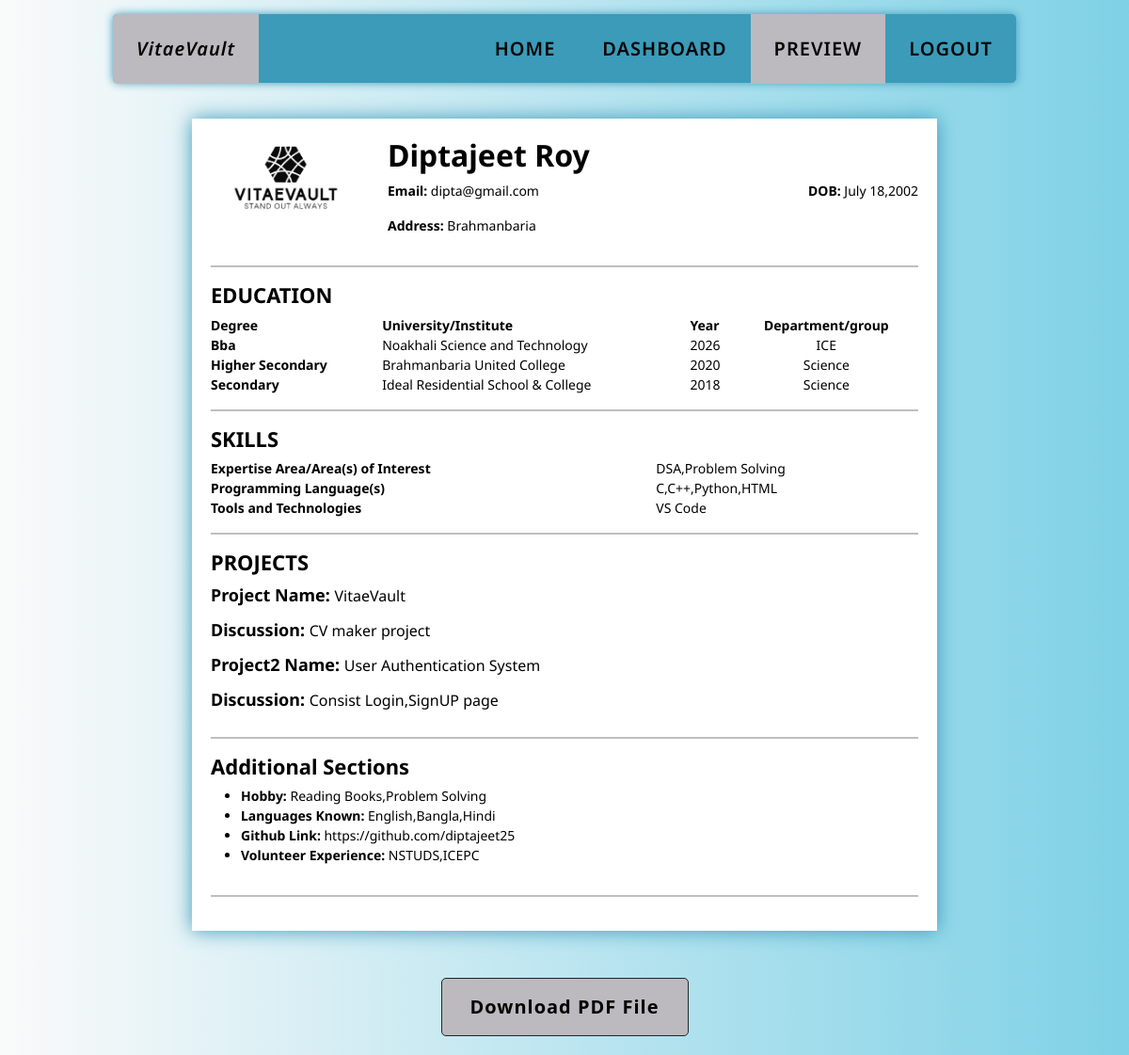
The app's page /preview/ (signed in), older data.
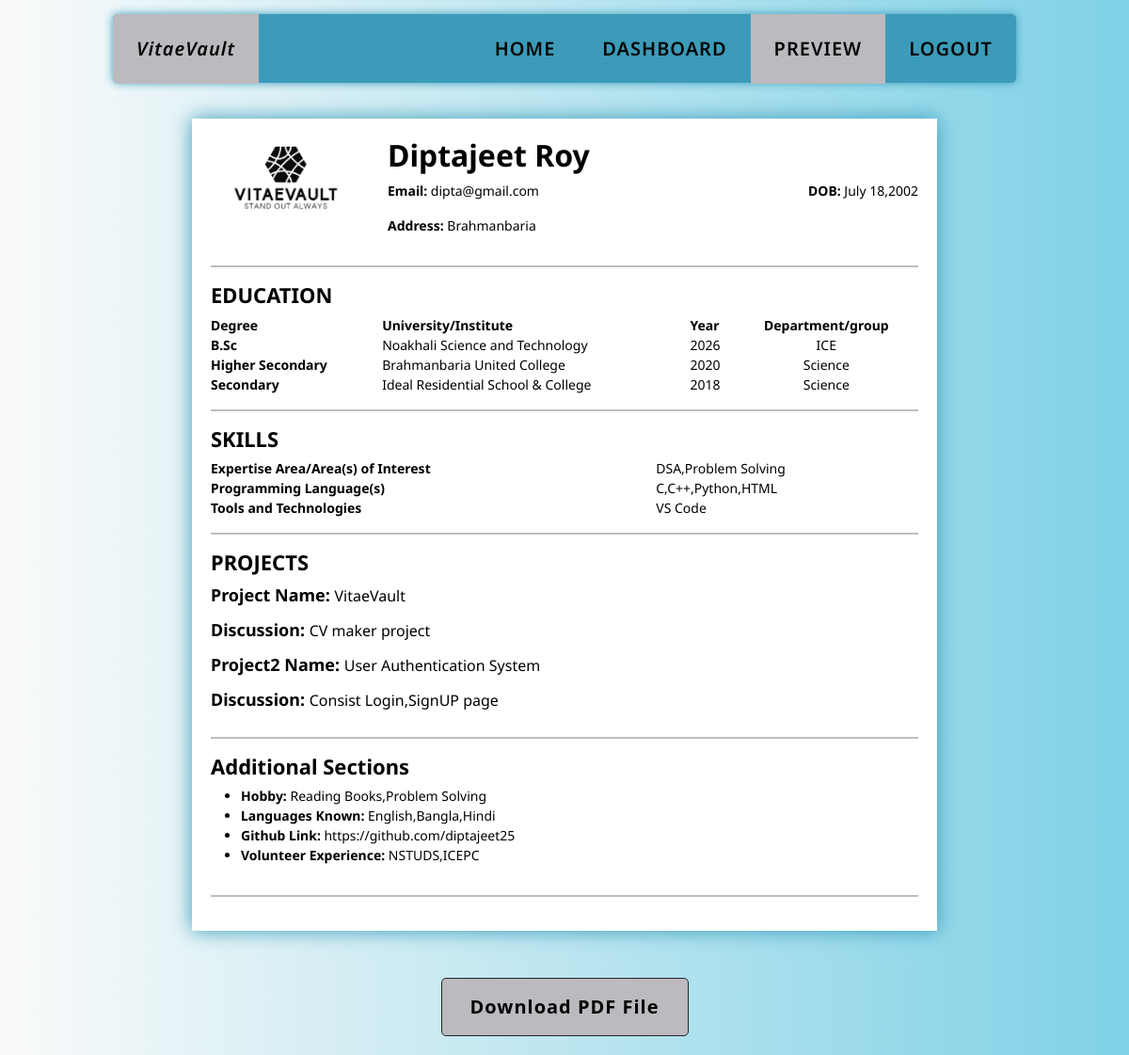
The same page, newer data.
### app/models.py (models this page shows, shortened)
class Student(models.Model):
    user = models.OneToOneField(User, on_delete = models.CASCADE,  primary_key=True)
    fullname = models.CharField(max_length=100)
    email = models.EmailField(max_length=100)
    dob = models.CharField(max_length=100)
    adress = models.TextField()
    clgname = models.CharField(max_length=100)
    clgdeg = models.CharField(max_length=100,default="Not Specified")
    clgyear = models.IntegerField()
    clgyear = models.CharField(max_length=100)
    clgdept = models.CharField(max_length=100,default="Not Specified")
    cls12name = models.CharField(max_length=100)
    cls12year = models.IntegerField()
    cls12group = models.CharField(max_length=100,default="Not Specified")
    cls10name = models.CharField(max_length=100)
    cls10year = models.IntegerField()
    cls10group = models.CharField(max_length=100,default="Not Specified")
    intrest = models.CharField(max_length=100)
    planguages = models.CharField(max_length=100)
    toolsandtech = models.CharField(max_length=100)
    projectname = models.CharField(max_length=100)
    projectdesc = models.TextField()
    project2name = models.CharField(max_length=100,default="Not Specified")
    project2desc = models.TextField(default="No project to describe")
    hobby1 = models.CharField(max_length=100)
    hobby2 = models.CharField(max_length=100)
    hobby3 = models.CharField(max_length=100)
    hobby4 = models.CharField(max_length=100)

### app/views.py (the view)
# urls.py: path('preview/', app_views.preview, name='preview'),
def preview(request):
    if request.user.is_authenticated:
        details = Student.objects.filter(user=request.user)
        if(details):
            data = details[0]
        else:
            data = {}
        return render(request, 'app/preview.html',{'data':data})
    else:
        return HttpResponseRedirect('/login/')

### app/templates/app/preview.html (shortened to what this page needs)
{% extends 'app/base.html' %}
{% load static %}
{% block content %}
<br>
<br>
<br>
<br>
<div class="resume-page">
    <div id="resume" >
        <table class="my-side-line w-100">
            <tr style="display:flex; flex-direction: row; justify-content:space-between;">
                <td id="logo"><img style="width: 150px;" src="{% static 'Capture-removebg-preview.png' %}"></td>
                <td class="w-75">
                    <h2 class="w-100 fw-bold">{{data.fullname}}</h2>
                    <p class="w-100 d-inline-flex justify-content-between">
                        <span class="w-50 inline-block fw-bold">Email:
                            <span class="fw-normal">{{data.email}}</span>
                        </span>
                        <span class="w-50 inline-block text-end fw-bold">DOB:
                            <span class="fw-normal">{{data.dob}}</span>
                        </span>
                    </p>
                    <p class="w-100 fw-bold">
                        Address:
                        <span class="fw-normal" style="width: 87%;">{{data.adress}}</span>
                    </p>
                </td>
            </tr>
        </table>
        <hr class="my-3" style="border-bottom:2px solid black">
        <table class="my-side-line w-100">
            <thead>
                <tr>
                    <td colspan="4" class="section-header">
                        <h3 class="fw-bold">EDUCATION</h3>
                    </td>
                </tr>
                <tr class="text-center w-100">
                    <th colspan="1" class="text-start w-35 heading-title">Degree</th>
                    <th colspan="1" class="text-start w-35 heading-title">University/Institute</th>
                    <th colspan="1" class="text-start w-15 heading-title">Year</th>
                    <th colspan="1" class="text-center w-15 heading-title">Department/group</th>
                </tr>
            </thead>
            <tbody>
                <tr>
                    <td>
                        <div class="fw-bold align-top heading-title"> {{data.clgdeg}} </div>
                    </td>
                    <td>
                        <div>{{data.clgname}}</div>
                    </td>
                    <td>
                        <div>{{data.clgyear}}</div>
                    </td>
                    <td>
                        <div class="text-center">{{data.clgdept}}</div>
                    </td>
                </tr>
                <tr>
                    <td>
                        <div class="fw-bold align-top heading-title">Higher Secondary</div>
                    </td>
                    <td>
                        <div>{{data.cls12name}}</div>
                    </td>
                    <td>
                        <div>{{data.cls12year}}</div>
                    </td>
                    <td>
                        <div class="text-center">{{data.cls12group}}</div>
                    </td>
                </tr>
                <tr>
                    <td>
                        <div class="fw-bold heading-title">Secondary</div>
                    </td>
                    <td>
                        <div>{{data.cls10name}}</div>
                    </td>
                    <td>
                        <div>{{data.cls10year}}</div>
                    </td>
                    <td>
                        <div class="text-center">{{data.cls10group}}</div>
                    </td>
                </tr>
            </tbody>
        </table>
        <hr class="my-3" style="border-bottom:2px solid black">
        <table class="w-100 my-side-line">
            <thead>
                <tr>
                    <td colspan="2" class="section-header">
                        <h3 class="fw-bold">SKILLS</h3>
                    </td>
                </tr>
            </thead>
            <tbody>
                <tr>
                    <td class="w-35 fw-bold heading-title">Expertise Area/Area(s) of Interest</td>
                    <td>
                        <div class="w-100">{{data.intrest}}
                        </div>
                    </td>
                </tr>
                <tr>
                    <td class="fw-bold  heading-title">Programming Language(s)</td>
                    <td>
                        <div class="w-100">{{data.planguages}}</div>
                    </td>
                </tr>
                <tr>
                    <td><b>Tools and Technologies</b></td>
                    <td>
                        <div class="w-100">{{data.toolsandtech}}</div>
                    </td>
                </tr>
            </tbody>
        </table>
        <hr class="my-3" style="border-bottom:2px solid black">
        <table class="w-100 my-side-line">
            <thead>
              <tr>
                <td colspan="2" class="section-header">
                  <h3 class="fw-bold">PROJECTS</h3>
                </td>
              </tr>
            </thead>
            <tbody>
              <tr>
                <td colspan="2">
                  <div class="project-info">
                    <div class="fw-bold project-name">Project Name:
                      <span class="fw-normal">{{data.projectname}}</span>
                    </div>
                    <div class="fw-bold discussion">Discussion:
                      <span class="fw-normal">{{data.projectdesc}}</span>
                    </div>
                  </div>
                  <div class="project-info">
                    <div class="fw-bold project-name">Project2 Name:
                      <span class="fw-normal">{{data.project2name}}</span>
                    </div>
                    <div class="fw-bold discussion">Discussion:
                      <span class="fw-normal">{{data.project2desc}}</span>
                    </div>
                  </div>
                </td>
              </tr>
            </tbody>
          </table>
          <hr class="my-3" style="border-bottom: 2px solid black;">
        <table class="w-100 my-side-line">
            <tbody>
                <tr style="display:flex; justify-content: space-between">
                    <td class="w-100">
                        <table class="w-100 section">
                            <tr>
                                <td colspan="2" class="section-header">
                                    <h3 class="fw-bold">Additional Sections</h3>
                                    <ul id="hobbies-list">
                                        <li> </div>
                                            <div class="fw-bold discussion">Hobby:
                                                <span class="fw-normal">{{data.hobby1}}</span>
                                        <li> </div>
                                            <div class="fw-bold discussion">Languages Known:
                                                <span class="fw-normal">{{data.hobby2}}</span>
                                        <li> </div>
                                            <div class="fw-bold discussion">Github Link:
                                                <span class="fw-normal">{{data.hobby3}}</span>
                                        <li></div>
                                    <div class="fw-bold discussion">Volunteer Experience:
                                      <span class="fw-normal">{{data.hobby4}}</span>
                                    </div>
        <hr class="my-3" style="border-bottom:2px solid black">
    </div>
<button class="btns btn btn-dark" id="download" onclick="PrintDiv()">Download PDF File</button>
{% endblock content %}

### app/templates/app/base.html (shortened to what this page needs)
{% load static %}
<!DOCTYPE html>
<html lang="en">
<head>
    <link href="https://cdn.jsdelivr.net/npm/bootstrap@5.1.2/dist/css/bootstrap.min.css" rel="stylesheet"
>
    <link rel="stylesheet" href="https://cdnjs.cloudflare.com/ajax/libs/font-awesome/6.0.0-beta2/css/all.min.css"
 />
    <link rel="stylesheet" href="{% static 'css/style.css' %}">
    <link rel="stylesheet" href="https://pro.fontawesome.com/releases/v5.10.0/css/all.css"
 />
</head>
<body>
    {% include 'app/navbar.html' %}
    {% block content %} {% endblock content %}
</body>
</html>

### app/templates/app/navbar.html (shortened to what this page needs)
<div class="nav-div">
    <div class="topnav">
        <a href="{% url 'home' %}" class="nav-title nav-link">VitaeVault</a>
        <div class="nav-link-div">
            <a {% if request.resolver_match.url_name == 'home' %}class="active nav-link"{% else %}class="nav-link"{% endif %} href="{% url 'home' %}">HOME</a>
            {% if request.user.is_authenticated %}
                <a {% if request.resolver_match.url_name == 'dashboard' %}class="active nav-link"{% else %}class="nav-link"{% endif %} href="{% url 'dashboard' %}">DASHBOARD</a>
                <a {% if request.resolver_match.url_name == 'preview' %}class="active nav-link"{% else %}class="nav-link"{% endif %} href="{% url 'preview' %}">PREVIEW</a>
                <a {% if request.resolver_match.url_name == 'logout' %}class="active nav-link"{% else %}class="nav-link"{% endif %} href="{% url 'logout' %}">LOGOUT</a>
            {% endif %}
        </div>
    </div>
</div>

### app/static/css/style.css (style rules this page uses)
:root { --bgcolor: rgb(59, 155, 185) !important; --fontcolor: #000000; --clr: #bcbabe; }
* { margin: 0; padding: 0; box-sizing: border-box; font-family: "Noto Sans", sans-serif; scroll-behavior: smooth; }
body { background: linear-gradient(to right, #fafafa, #7fd1e6); }
.nav-div { position: fixed; top: 15px; width: 100%; z-index: 2; }
.topnav { display: flex; justify-content: space-between; align-items: center; background-color: var(--bgcolor); width: 80%; height: 73px; margin: auto; box-shadow: 0 0 10px var(--bgcolor); border-radius: 5px; transition: 0.5s; }
.nav-title { background-color: var(--clr); font-size: 23px; padding: 20px 25px; border-radius: 5px 0 0 5px; font-style: italic; font-weight: bold; }
.nav-link-div { display: flex; align-items: center; }
.nav-link { color: #050505; text-align: center; padding: 22px 25px; font-size: 20px; font-weight: 600; letter-spacing: 1px; text-decoration: none; transition: 0.3s; }
.active { background-color: var(--clr); }
.resume-page { width: 792px; max-width: 1200px; margin: 30px auto 50px; background-color: #ffffff; color: var(--fontcolor); box-shadow: 0 0 20px var(--bgcolor); font-size: 14px; padding: 20px; }
.section-header h3 { font-size: 22px; }
.project-info .project-name, .project-info .project-guide, .project-info .discussion { font-size: 18px; margin-bottom: 10px; }
.project-info .fw-normal { font-size: 16px; }
hr.my-3 { border-bottom: 2px solid black; margin: 15px 0; }
.btns { padding: 15px 30px; font-size: 20px; font-weight: 600; letter-spacing: 1px; display: block; margin: 20px auto; background-color: var(--clr); color: #000000; border-radius: 5px; text-align: center; transition: 0.3s; }
#download { margin-top: 40px; text-align: center; }

Row changes from the older to the newer data that the page shows:
changed Student "Diptajeet Roy": clgdeg "Bba" → "B.Sc"
